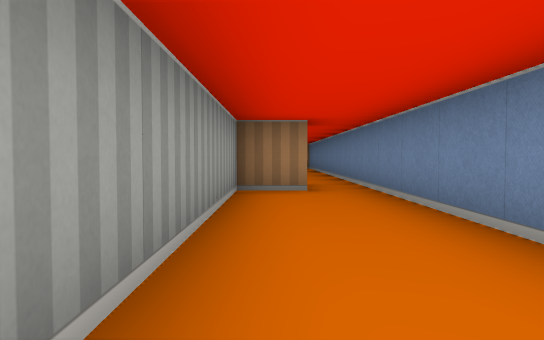
view 1 (above)

12 first-person views from a walk through a cub3D level. The camera is about half as high as the walls, tilts 2° down and sees 70° across. The floor is counted in squares. Each view is taken from the middle of a square. On the plan, view 1 faces up. The plan holds only what a view shows up to about 9 squares ahead; the rest is blank.

view 2
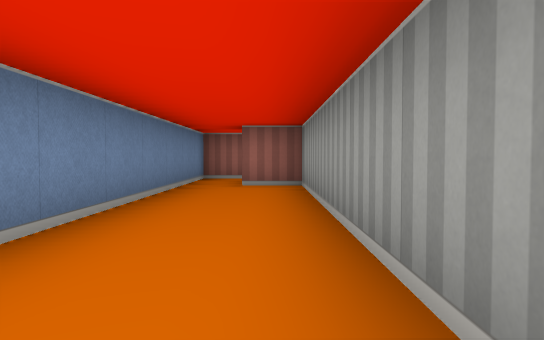

view 3
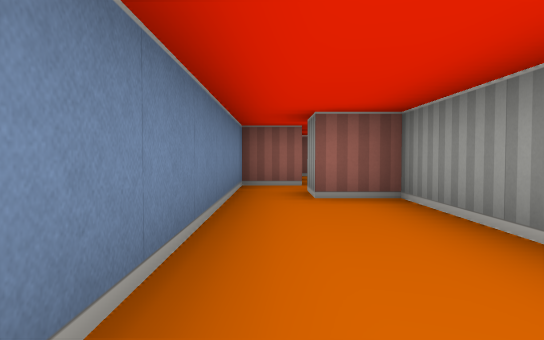

view 4
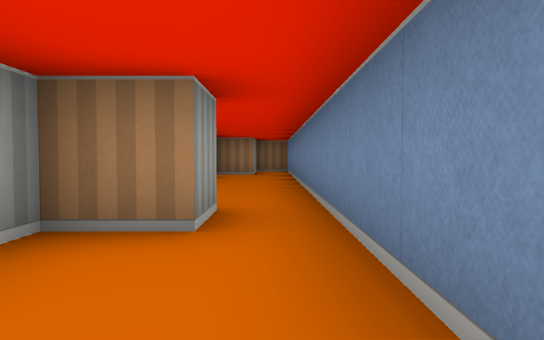

view 5
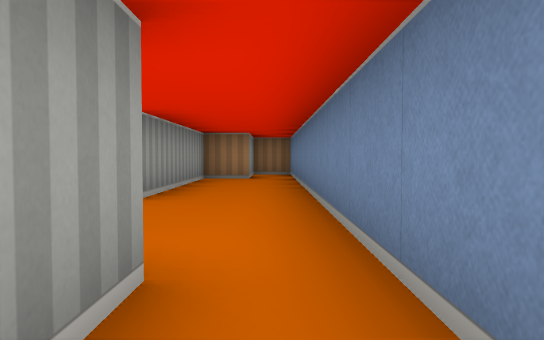

view 6
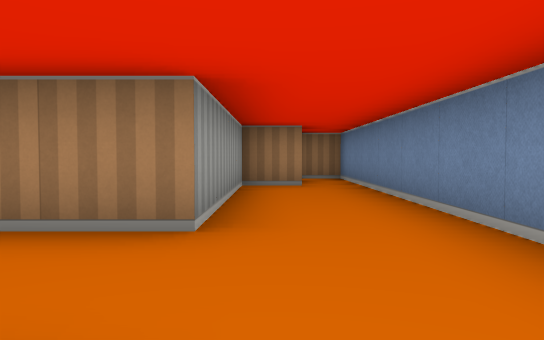

view 7
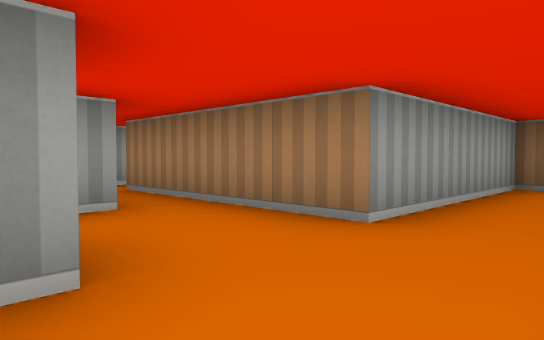

view 8
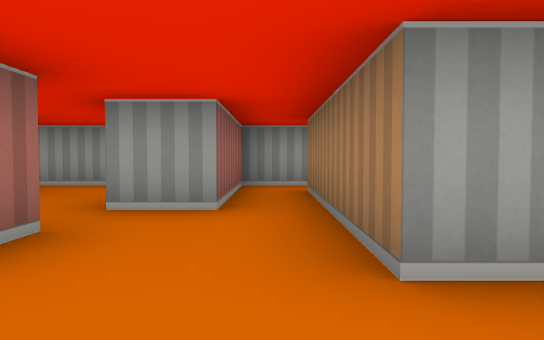

view 9
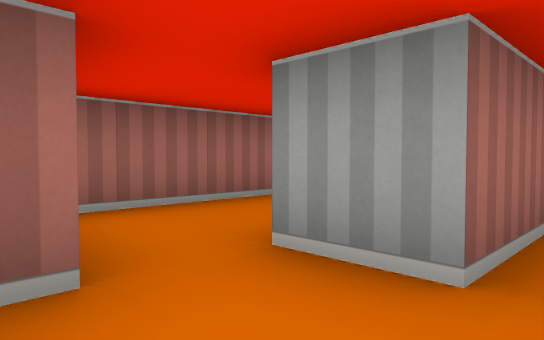

view 10
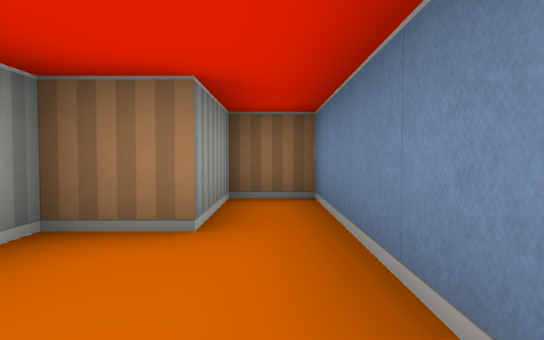

view 11
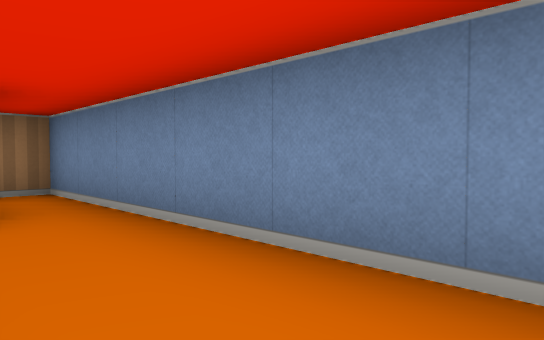

view 12
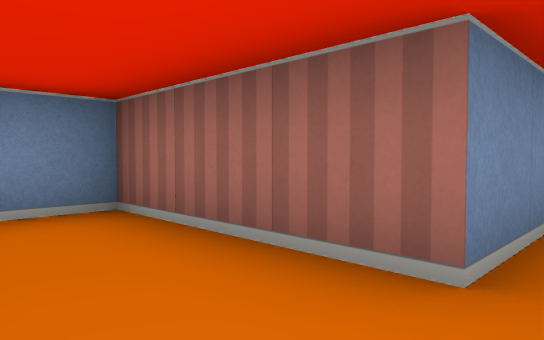

### Floor plan
Points are (right, up) in squares from view 1. A wall is a line through its corners. A room is listed if a view was taken in it or the views show most of it. See-through windows are left out.
Room 1 (views 1, 2, 3, 4, 5)
walls: (0.5, 6.5) (0.5, 5.5) (-0.5, 5.5) (-0.5, -1.5) (0.5, -1.5) (0.5, -2.5); (1.5, -2.5) (1.5, 6.5)
ways out: opening at (1, 6) to room 2; opening at (1, -3)
Room 2 (views 6, 7, 8, 10, 11)
walls: (1.5, 6.5) (1.5, 15.5) (0.5, 15.5) (0.5, 13.5) (-0.5, 13.5) (-0.5, 9.5)
ways out: opening at (1, 6) to room 1; opening at (-1, 8.5) to room 3
Room 3 (view 9)
walls: (-1.6, 7.5) (-1.1, 7.5); (-2.5, 8.5) (-2.5, 7.5); (-0.5, 9.5) (-2.5, 9.5); (-2.5, 5.5) (-1.5, 5.5) (-1.5, 6.5)
ways out: opening at (-1, 8.5) to room 2; opening at (-3.5, 6.5) to room 4; opening at (-3.5, 9) to room 5
Room 4 (view 12)
walls: (-5.5, 6.2) (-5.5, 5); (-4.5, 4.1) (-4.5, 5.5) (-2.5, 5.5)
ways out: opening at (-3.5, 6.5) to room 3; opening at (-5, 4.5)
Room 5 (no view inside)
walls: (-2.5, 9.5) (-4.5, 9.5); (-5.5, 10) (-5.5, 8.5) (-2.5, 8.5)
ways out: opening at (-3.5, 9) to room 3; opening at (-5, 10)

Where each view was taken, in squares from view 1:
view 1: 0 up, 0 right, facing up
view 2: 5 up, 0 right, facing down
view 3: 3 up, 1 right, facing down
view 4: 3 up, 1 right, facing up
view 5: 5 up, 1 right, facing up
view 6: 7 up, 0 right, facing up
view 7: 7 up, 1 right, facing up-left
view 8: 9 up, 1 right, facing left
view 9: 9 up, 1 left, facing down-left
view 10: 11 up, 1 right, facing up
view 11: 10 up, 0 right, facing up-right
view 12: 7 up, 5 left, facing down-right
